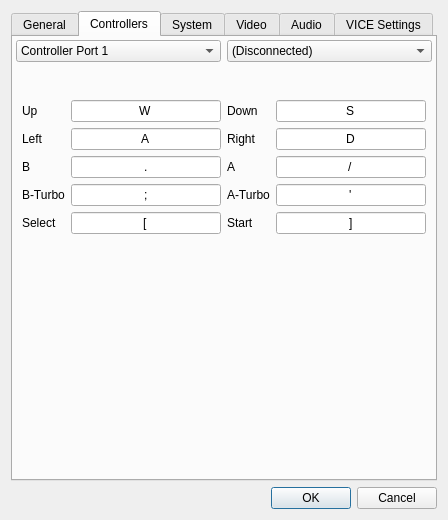
<?xml version="1.0" encoding="UTF-8"?>
<ui version="4.0">
 <class>EmulatorPrefsDialog</class>
 <widget class="QDialog" name="EmulatorPrefsDialog">
  <property name="geometry">
   <rect>
    <x>0</x>
    <y>0</y>
    <width>448</width>
    <height>506</height>
   </rect>
  </property>
  <property name="windowTitle">
   <string>Emulator Preferences</string>
  </property>
  <layout class="QGridLayout" name="gridLayout_8">
   <item row="0" column="0">
    <widget class="QTabWidget" name="tabWidget">
     <property name="currentIndex">
      <number>1</number>
     </property>
     <widget class="QWidget" name="general">
      <attribute name="title">
       <string>General</string>
      </attribute>
      <layout class="QFormLayout" name="formLayout_4">
       <item row="0" column="0">
        <widget class="QCheckBox" name="pauseOnTaskSwitch">
         <property name="text">
          <string>Pause emulation on task switch</string>
         </property>
        </widget>
       </item>
      </layout>
     </widget>
     <widget class="QWidget" name="nescontrollers">
      <attribute name="title">
       <string>Controllers</string>
      </attribute>
      <layout class="QVBoxLayout" name="verticalLayout_3">
       <property name="margin">
        <number>0</number>
       </property>
       <item>
        <layout class="QHBoxLayout" name="horizontalLayout">
         <property name="margin">
          <number>3</number>
         </property>
         <item>
          <widget class="QComboBox" name="controllerPortComboBox">
           <property name="editable">
            <bool>false</bool>
           </property>
           <item>
            <property name="text">
             <string>Controller Port 1</string>
            </property>
           </item>
           <item>
            <property name="text">
             <string>Controller Port 2</string>
            </property>
           </item>
          </widget>
         </item>
         <item>
          <widget class="QComboBox" name="controllerTypeComboBox">
           <item>
            <property name="text">
             <string>(Disconnected)</string>
            </property>
           </item>
           <item>
            <property name="text">
             <string>Standard Controller</string>
            </property>
           </item>
           <item>
            <property name="text">
             <string>Turbo Controller</string>
            </property>
           </item>
           <item>
            <property name="text">
             <string>Zapper</string>
            </property>
           </item>
           <item>
            <property name="text">
             <string>Vaus (Arkanoid)</string>
            </property>
           </item>
          </widget>
         </item>
        </layout>
       </item>
       <item>
        <widget class="QStackedWidget" name="controllerKeysStackedWidget">
         <property name="frameShape">
          <enum>QFrame::NoFrame</enum>
         </property>
         <property name="frameShadow">
          <enum>QFrame::Plain</enum>
         </property>
         <property name="currentIndex">
          <number>2</number>
         </property>
         <widget class="QWidget" name="noControllerPage"/>
         <widget class="QWidget" name="standardControllerPage">
          <layout class="QVBoxLayout" name="verticalLayout_4">
           <item>
            <widget class="QLabel" name="label">
             <property name="text">
              <string/>
             </property>
             <property name="pixmap">
              <pixmap resource="../resource.qrc">:/resources/controller.png</pixmap>
             </property>
             <property name="alignment">
              <set>Qt::AlignCenter</set>
             </property>
            </widget>
           </item>
           <item>
            <layout class="QGridLayout" name="gridLayout">
             <item row="0" column="0">
              <widget class="QLabel" name="label_2">
               <property name="text">
                <string>Up</string>
               </property>
              </widget>
             </item>
             <item row="0" column="1">
              <widget class="QKeymapItemEdit" name="upKeyStandard">
               <property name="text">
                <string>W</string>
               </property>
               <property name="frame">
                <bool>true</bool>
               </property>
               <property name="echoMode">
                <enum>QLineEdit::Normal</enum>
               </property>
               <property name="alignment">
                <set>Qt::AlignCenter</set>
               </property>
               <property name="readOnly">
                <bool>false</bool>
               </property>
              </widget>
             </item>
             <item row="0" column="2">
              <widget class="QLabel" name="label_3">
               <property name="text">
                <string>Down</string>
               </property>
              </widget>
             </item>
             <item row="0" column="3">
              <widget class="QKeymapItemEdit" name="downKeyStandard">
               <property name="text">
                <string>S</string>
               </property>
               <property name="frame">
                <bool>true</bool>
               </property>
               <property name="echoMode">
                <enum>QLineEdit::Normal</enum>
               </property>
               <property name="alignment">
                <set>Qt::AlignCenter</set>
               </property>
               <property name="readOnly">
                <bool>false</bool>
               </property>
              </widget>
             </item>
             <item row="1" column="0">
              <widget class="QLabel" name="label_4">
               <property name="text">
                <string>Left</string>
               </property>
              </widget>
             </item>
             <item row="1" column="1">
              <widget class="QKeymapItemEdit" name="leftKeyStandard">
               <property name="text">
                <string>A</string>
               </property>
               <property name="frame">
                <bool>true</bool>
               </property>
               <property name="echoMode">
                <enum>QLineEdit::Normal</enum>
               </property>
               <property name="alignment">
                <set>Qt::AlignCenter</set>
               </property>
               <property name="readOnly">
                <bool>false</bool>
               </property>
              </widget>
             </item>
             <item row="1" column="2">
              <widget class="QLabel" name="label_5">
               <property name="text">
                <string>Right</string>
               </property>
              </widget>
             </item>
             <item row="1" column="3">
              <widget class="QKeymapItemEdit" name="rightKeyStandard">
               <property name="text">
                <string>D</string>
               </property>
               <property name="frame">
                <bool>true</bool>
               </property>
               <property name="echoMode">
                <enum>QLineEdit::Normal</enum>
               </property>
               <property name="alignment">
                <set>Qt::AlignCenter</set>
               </property>
               <property name="readOnly">
                <bool>false</bool>
               </property>
              </widget>
             </item>
             <item row="2" column="1">
              <widget class="QKeymapItemEdit" name="bKeyStandard">
               <property name="text">
                <string>.</string>
               </property>
               <property name="frame">
                <bool>true</bool>
               </property>
               <property name="echoMode">
                <enum>QLineEdit::Normal</enum>
               </property>
               <property name="alignment">
                <set>Qt::AlignCenter</set>
               </property>
               <property name="readOnly">
                <bool>false</bool>
               </property>
              </widget>
             </item>
             <item row="2" column="3">
              <widget class="QKeymapItemEdit" name="aKeyStandard">
               <property name="text">
                <string>/</string>
               </property>
               <property name="frame">
                <bool>true</bool>
               </property>
               <property name="echoMode">
                <enum>QLineEdit::Normal</enum>
               </property>
               <property name="alignment">
                <set>Qt::AlignCenter</set>
               </property>
               <property name="readOnly">
                <bool>false</bool>
               </property>
              </widget>
             </item>
             <item row="2" column="0">
              <widget class="QLabel" name="label_6">
               <property name="text">
                <string>B</string>
               </property>
              </widget>
             </item>
             <item row="2" column="2">
              <widget class="QLabel" name="label_7">
               <property name="text">
                <string>A</string>
               </property>
              </widget>
             </item>
             <item row="3" column="0">
              <widget class="QLabel" name="label_8">
               <property name="text">
                <string>Select</string>
               </property>
              </widget>
             </item>
             <item row="3" column="2">
              <widget class="QLabel" name="label_9">
               <property name="text">
                <string>Start</string>
               </property>
              </widget>
             </item>
             <item row="3" column="1">
              <widget class="QKeymapItemEdit" name="selectKeyStandard">
               <property name="text">
                <string>[</string>
               </property>
               <property name="frame">
                <bool>true</bool>
               </property>
               <property name="echoMode">
                <enum>QLineEdit::Normal</enum>
               </property>
               <property name="alignment">
                <set>Qt::AlignCenter</set>
               </property>
               <property name="readOnly">
                <bool>false</bool>
               </property>
              </widget>
             </item>
             <item row="3" column="3">
              <widget class="QKeymapItemEdit" name="startKeyStandard">
               <property name="text">
                <string>]</string>
               </property>
               <property name="frame">
                <bool>true</bool>
               </property>
               <property name="echoMode">
                <enum>QLineEdit::Normal</enum>
               </property>
               <property name="alignment">
                <set>Qt::AlignCenter</set>
               </property>
               <property name="readOnly">
                <bool>false</bool>
               </property>
              </widget>
             </item>
            </layout>
           </item>
           <item>
            <spacer name="verticalSpacer">
             <property name="orientation">
              <enum>Qt::Vertical</enum>
             </property>
             <property name="sizeHint" stdset="0">
              <size>
               <width>20</width>
               <height>40</height>
              </size>
             </property>
            </spacer>
           </item>
          </layout>
         </widget>
         <widget class="QWidget" name="turboControllerPage">
          <layout class="QGridLayout" name="gridLayout_28">
           <item row="0" column="0">
            <widget class="QLabel" name="label_22">
             <property name="text">
              <string/>
             </property>
             <property name="pixmap">
              <pixmap resource="../resource.qrc">:/resources/turbo_ver01_by_ogr.png</pixmap>
             </property>
            </widget>
           </item>
           <item row="1" column="0">
            <layout class="QGridLayout" name="gridLayout_27">
             <item row="0" column="0">
              <widget class="QLabel" name="label_45">
               <property name="text">
                <string>Up</string>
               </property>
              </widget>
             </item>
             <item row="0" column="1">
              <widget class="QKeymapItemEdit" name="upKeyTurbo">
               <property name="text">
                <string>W</string>
               </property>
               <property name="frame">
                <bool>true</bool>
               </property>
               <property name="echoMode">
                <enum>QLineEdit::Normal</enum>
               </property>
               <property name="alignment">
                <set>Qt::AlignCenter</set>
               </property>
               <property name="readOnly">
                <bool>false</bool>
               </property>
              </widget>
             </item>
             <item row="0" column="2">
              <widget class="QLabel" name="label_46">
               <property name="text">
                <string>Down</string>
               </property>
              </widget>
             </item>
             <item row="0" column="3">
              <widget class="QKeymapItemEdit" name="downKeyTurbo">
               <property name="text">
                <string>S</string>
               </property>
               <property name="frame">
                <bool>true</bool>
               </property>
               <property name="echoMode">
                <enum>QLineEdit::Normal</enum>
               </property>
               <property name="alignment">
                <set>Qt::AlignCenter</set>
               </property>
               <property name="readOnly">
                <bool>false</bool>
               </property>
              </widget>
             </item>
             <item row="1" column="0">
              <widget class="QLabel" name="label_47">
               <property name="text">
                <string>Left</string>
               </property>
              </widget>
             </item>
             <item row="1" column="1">
              <widget class="QKeymapItemEdit" name="leftKeyTurbo">
               <property name="text">
                <string>A</string>
               </property>
               <property name="frame">
                <bool>true</bool>
               </property>
               <property name="echoMode">
                <enum>QLineEdit::Normal</enum>
               </property>
               <property name="alignment">
                <set>Qt::AlignCenter</set>
               </property>
               <property name="readOnly">
                <bool>false</bool>
               </property>
              </widget>
             </item>
             <item row="1" column="2">
              <widget class="QLabel" name="label_48">
               <property name="text">
                <string>Right</string>
               </property>
              </widget>
             </item>
             <item row="1" column="3">
              <widget class="QKeymapItemEdit" name="rightKeyTurbo">
               <property name="text">
                <string>D</string>
               </property>
               <property name="frame">
                <bool>true</bool>
               </property>
               <property name="echoMode">
                <enum>QLineEdit::Normal</enum>
               </property>
               <property name="alignment">
                <set>Qt::AlignCenter</set>
               </property>
               <property name="readOnly">
                <bool>false</bool>
               </property>
              </widget>
             </item>
             <item row="2" column="1">
              <widget class="QKeymapItemEdit" name="bKeyTurbo">
               <property name="text">
                <string>.</string>
               </property>
               <property name="frame">
                <bool>true</bool>
               </property>
               <property name="echoMode">
                <enum>QLineEdit::Normal</enum>
               </property>
               <property name="alignment">
                <set>Qt::AlignCenter</set>
               </property>
               <property name="readOnly">
                <bool>false</bool>
               </property>
              </widget>
             </item>
             <item row="2" column="3">
              <widget class="QKeymapItemEdit" name="aKeyTurbo">
               <property name="text">
                <string>/</string>
               </property>
               <property name="frame">
                <bool>true</bool>
               </property>
               <property name="echoMode">
                <enum>QLineEdit::Normal</enum>
               </property>
               <property name="alignment">
                <set>Qt::AlignCenter</set>
               </property>
               <property name="readOnly">
                <bool>false</bool>
               </property>
              </widget>
             </item>
             <item row="2" column="0">
              <widget class="QLabel" name="label_49">
               <property name="text">
                <string>B</string>
               </property>
              </widget>
             </item>
             <item row="2" column="2">
              <widget class="QLabel" name="label_50">
               <property name="text">
                <string>A</string>
               </property>
              </widget>
             </item>
             <item row="3" column="0">
              <widget class="QLabel" name="label_51">
               <property name="text">
                <string>B-Turbo</string>
               </property>
              </widget>
             </item>
             <item row="3" column="2">
              <widget class="QLabel" name="label_52">
               <property name="text">
                <string>A-Turbo</string>
               </property>
              </widget>
             </item>
             <item row="4" column="0">
              <widget class="QLabel" name="label_53">
               <property name="text">
                <string>Select</string>
               </property>
              </widget>
             </item>
             <item row="4" column="1">
              <widget class="QKeymapItemEdit" name="selectKeyTurbo">
               <property name="text">
                <string>[</string>
               </property>
               <property name="frame">
                <bool>true</bool>
               </property>
               <property name="echoMode">
                <enum>QLineEdit::Normal</enum>
               </property>
               <property name="alignment">
                <set>Qt::AlignCenter</set>
               </property>
               <property name="readOnly">
                <bool>false</bool>
               </property>
              </widget>
             </item>
             <item row="4" column="3">
              <widget class="QKeymapItemEdit" name="startKeyTurbo">
               <property name="text">
                <string>]</string>
               </property>
               <property name="frame">
                <bool>true</bool>
               </property>
               <property name="echoMode">
                <enum>QLineEdit::Normal</enum>
               </property>
               <property name="alignment">
                <set>Qt::AlignCenter</set>
               </property>
               <property name="readOnly">
                <bool>false</bool>
               </property>
              </widget>
             </item>
             <item row="4" column="2">
              <widget class="QLabel" name="label_54">
               <property name="text">
                <string>Start</string>
               </property>
              </widget>
             </item>
             <item row="3" column="1">
              <widget class="QKeymapItemEdit" name="bTurboKeyTurbo">
               <property name="text">
                <string>;</string>
               </property>
               <property name="frame">
                <bool>true</bool>
               </property>
               <property name="echoMode">
                <enum>QLineEdit::Normal</enum>
               </property>
               <property name="alignment">
                <set>Qt::AlignCenter</set>
               </property>
               <property name="readOnly">
                <bool>false</bool>
               </property>
              </widget>
             </item>
             <item row="3" column="3">
              <widget class="QKeymapItemEdit" name="aTurboKeyTurbo">
               <property name="text">
                <string>'</string>
               </property>
               <property name="frame">
                <bool>true</bool>
               </property>
               <property name="echoMode">
                <enum>QLineEdit::Normal</enum>
               </property>
               <property name="alignment">
                <set>Qt::AlignCenter</set>
               </property>
               <property name="readOnly">
                <bool>false</bool>
               </property>
              </widget>
             </item>
            </layout>
           </item>
           <item row="2" column="0">
            <spacer name="verticalSpacer_5">
             <property name="orientation">
              <enum>Qt::Vertical</enum>
             </property>
             <property name="sizeHint" stdset="0">
              <size>
               <width>20</width>
               <height>40</height>
              </size>
             </property>
            </spacer>
           </item>
          </layout>
         </widget>
         <widget class="QWidget" name="zapperPage">
          <layout class="QGridLayout" name="gridLayout_12">
           <item row="0" column="0">
            <layout class="QHBoxLayout" name="horizontalLayout_3"/>
           </item>
           <item row="2" column="0">
            <layout class="QGridLayout" name="gridLayout_10">
             <item row="0" column="0">
              <widget class="QGroupBox" name="groupBox_5">
               <property name="title">
                <string>Trigger</string>
               </property>
               <layout class="QGridLayout" name="gridLayout_11">
                <item row="0" column="0">
                 <widget class="QLabel" name="label_21">
                  <property name="text">
                   <string>Key</string>
                  </property>
                 </widget>
                </item>
                <item row="0" column="1">
                 <widget class="QKeymapItemEdit" name="triggerKeyZapper">
                  <property name="text">
                   <string/>
                  </property>
                  <property name="frame">
                   <bool>true</bool>
                  </property>
                  <property name="echoMode">
                   <enum>QLineEdit::Normal</enum>
                  </property>
                  <property name="alignment">
                   <set>Qt::AlignCenter</set>
                  </property>
                  <property name="readOnly">
                   <bool>false</bool>
                  </property>
                 </widget>
                </item>
                <item row="1" column="0" colspan="2">
                 <widget class="QCheckBox" name="mouseFiresZapper">
                  <property name="text">
                   <string>Mouse Buttons</string>
                  </property>
                 </widget>
                </item>
               </layout>
              </widget>
             </item>
            </layout>
           </item>
           <item row="1" column="0">
            <spacer name="verticalSpacer_2">
             <property name="orientation">
              <enum>Qt::Vertical</enum>
             </property>
             <property name="sizeHint" stdset="0">
              <size>
               <width>20</width>
               <height>40</height>
              </size>
             </property>
            </spacer>
           </item>
          </layout>
         </widget>
         <widget class="QWidget" name="vausPage">
          <layout class="QGridLayout" name="gridLayout_9">
           <item row="0" column="0">
            <layout class="QGridLayout" name="gridLayout_15">
             <item row="0" column="0" rowspan="3">
              <widget class="QLabel" name="label_17">
               <property name="text">
                <string/>
               </property>
               <property name="pixmap">
                <pixmap resource="../resource.qrc">:/resources/vaus.png</pixmap>
               </property>
              </widget>
             </item>
             <item row="2" column="1">
              <widget class="QGroupBox" name="groupBox_3">
               <property name="title">
                <string>Trigger</string>
               </property>
               <layout class="QGridLayout" name="gridLayout_6">
                <item row="0" column="0">
                 <widget class="QLabel" name="label_18">
                  <property name="text">
                   <string>Key</string>
                  </property>
                 </widget>
                </item>
                <item row="0" column="1">
                 <widget class="QKeymapItemEdit" name="triggerKeyVaus">
                  <property name="text">
                   <string/>
                  </property>
                  <property name="frame">
                   <bool>true</bool>
                  </property>
                  <property name="echoMode">
                   <enum>QLineEdit::Normal</enum>
                  </property>
                  <property name="alignment">
                   <set>Qt::AlignCenter</set>
                  </property>
                  <property name="readOnly">
                   <bool>false</bool>
                  </property>
                 </widget>
                </item>
                <item row="1" column="0" colspan="2">
                 <widget class="QCheckBox" name="mouseFiresVaus">
                  <property name="text">
                   <string>Mouse Buttons</string>
                  </property>
                 </widget>
                </item>
               </layout>
              </widget>
             </item>
             <item row="0" column="1">
              <widget class="QGroupBox" name="groupBox_4">
               <property name="title">
                <string>Knob</string>
               </property>
               <layout class="QGridLayout" name="gridLayout_7">
                <item row="0" column="0" colspan="2">
                 <widget class="QLabel" name="label_19">
                  <property name="text">
                   <string>Counter-clockwise</string>
                  </property>
                 </widget>
                </item>
                <item row="0" column="2">
                 <widget class="QKeymapItemEdit" name="ccwKeyVaus">
                  <property name="text">
                   <string/>
                  </property>
                  <property name="frame">
                   <bool>true</bool>
                  </property>
                  <property name="echoMode">
                   <enum>QLineEdit::Normal</enum>
                  </property>
                  <property name="alignment">
                   <set>Qt::AlignCenter</set>
                  </property>
                  <property name="readOnly">
                   <bool>false</bool>
                  </property>
                 </widget>
                </item>
                <item row="1" column="0" rowspan="2" colspan="2">
                 <widget class="QLabel" name="label_20">
                  <property name="text">
                   <string>Clockwise</string>
                  </property>
                 </widget>
                </item>
                <item row="1" column="2" rowspan="2">
                 <widget class="QKeymapItemEdit" name="cwKeyVaus">
                  <property name="text">
                   <string/>
                  </property>
                  <property name="frame">
                   <bool>true</bool>
                  </property>
                  <property name="echoMode">
                   <enum>QLineEdit::Normal</enum>
                  </property>
                  <property name="alignment">
                   <set>Qt::AlignCenter</set>
                  </property>
                  <property name="readOnly">
                   <bool>false</bool>
                  </property>
                 </widget>
                </item>
                <item row="3" column="0" colspan="3">
                 <widget class="QCheckBox" name="mouseMovesVaus">
                  <property name="text">
                   <string>Mouse Movements</string>
                  </property>
                 </widget>
                </item>
               </layout>
              </widget>
             </item>
             <item row="1" column="1">
              <widget class="QGroupBox" name="groupBox_6">
               <property name="title">
                <string>Trim Pot</string>
               </property>
               <layout class="QGridLayout" name="gridLayout_13">
                <item row="0" column="0">
                 <widget class="QDial" name="trimPotVaus">
                  <property name="minimum">
                   <number>13</number>
                  </property>
                  <property name="maximum">
                   <number>92</number>
                  </property>
                  <property name="orientation">
                   <enum>Qt::Horizontal</enum>
                  </property>
                  <property name="invertedAppearance">
                   <bool>false</bool>
                  </property>
                  <property name="invertedControls">
                   <bool>false</bool>
                  </property>
                  <property name="wrapping">
                   <bool>false</bool>
                  </property>
                  <property name="notchesVisible">
                   <bool>true</bool>
                  </property>
                 </widget>
                </item>
                <item row="1" column="0">
                 <widget class="QLineEdit" name="trimPotValueVaus"/>
                </item>
               </layout>
              </widget>
             </item>
            </layout>
           </item>
          </layout>
         </widget>
        </widget>
       </item>
      </layout>
     </widget>
     <widget class="QWidget" name="nessystem">
      <attribute name="title">
       <string>System</string>
      </attribute>
      <layout class="QFormLayout" name="formLayout">
       <item row="0" column="0">
        <widget class="QLabel" name="label_10">
         <property name="text">
          <string>TV Standard:</string>
         </property>
        </widget>
       </item>
       <item row="0" column="1">
        <widget class="QComboBox" name="tvStandard">
         <item>
          <property name="text">
           <string>NTSC</string>
          </property>
         </item>
         <item>
          <property name="text">
           <string>PAL</string>
          </property>
         </item>
         <item>
          <property name="text">
           <string>Dendy</string>
          </property>
         </item>
        </widget>
       </item>
       <item row="1" column="0" colspan="2">
        <widget class="QCheckBox" name="pauseOnKIL">
         <property name="text">
          <string>Pause emulator on KIL opcodes</string>
         </property>
        </widget>
       </item>
      </layout>
     </widget>
     <widget class="QWidget" name="nesvideo">
      <attribute name="title">
       <string>Video</string>
      </attribute>
      <layout class="QFormLayout" name="formLayout_2">
       <item row="0" column="0">
        <widget class="QLabel" name="label_16">
         <property name="text">
          <string>Window Integer Scaling Factor:</string>
         </property>
        </widget>
       </item>
       <item row="0" column="1">
        <widget class="QComboBox" name="scalingFactor">
         <item>
          <property name="text">
           <string>1x</string>
          </property>
         </item>
         <item>
          <property name="text">
           <string>1.5x</string>
          </property>
         </item>
         <item>
          <property name="text">
           <string>2x</string>
          </property>
         </item>
         <item>
          <property name="text">
           <string>2.5x</string>
          </property>
         </item>
         <item>
          <property name="text">
           <string>3x</string>
          </property>
         </item>
        </widget>
       </item>
       <item row="1" column="0" colspan="2">
        <widget class="QCheckBox" name="linearInterpolation">
         <property name="text">
          <string>Linear Interpolation</string>
         </property>
        </widget>
       </item>
       <item row="2" column="0" colspan="2">
        <widget class="QCheckBox" name="aspect43">
         <property name="text">
          <string>4:3 Aspect</string>
         </property>
        </widget>
       </item>
      </layout>
     </widget>
     <widget class="QWidget" name="nessound">
      <attribute name="title">
       <string>Audio</string>
      </attribute>
      <layout class="QGridLayout" name="gridLayout_2">
       <item row="0" column="0" colspan="2">
        <widget class="QGroupBox" name="groupBox">
         <property name="title">
          <string>Channel Enables</string>
         </property>
         <layout class="QGridLayout" name="gridLayout_3">
          <item row="0" column="0">
           <widget class="QCheckBox" name="square1">
            <property name="text">
             <string>Square 1</string>
            </property>
           </widget>
          </item>
          <item row="0" column="1">
           <widget class="QCheckBox" name="square2">
            <property name="text">
             <string>Square 2</string>
            </property>
           </widget>
          </item>
          <item row="0" column="2">
           <widget class="QCheckBox" name="triangle">
            <property name="text">
             <string>Triangle</string>
            </property>
           </widget>
          </item>
          <item row="0" column="3">
           <widget class="QCheckBox" name="noise">
            <property name="text">
             <string>Noise</string>
            </property>
           </widget>
          </item>
          <item row="0" column="4">
           <widget class="QCheckBox" name="dmc">
            <property name="text">
             <string>DMC</string>
            </property>
           </widget>
          </item>
         </layout>
        </widget>
       </item>
       <item row="1" column="0" colspan="2">
        <widget class="QGroupBox" name="groupBox_2">
         <property name="title">
          <string>Equalizer</string>
         </property>
         <layout class="QGridLayout" name="gridLayout_4">
          <item row="1" column="0">
           <widget class="QSlider" name="square1Eq">
            <property name="maximum">
             <number>100</number>
            </property>
            <property name="sliderPosition">
             <number>50</number>
            </property>
            <property name="orientation">
             <enum>Qt::Vertical</enum>
            </property>
            <property name="tickPosition">
             <enum>QSlider::TicksBothSides</enum>
            </property>
            <property name="tickInterval">
             <number>50</number>
            </property>
           </widget>
          </item>
          <item row="1" column="1">
           <widget class="QSlider" name="square2Eq">
            <property name="maximum">
             <number>100</number>
            </property>
            <property name="value">
             <number>50</number>
            </property>
            <property name="orientation">
             <enum>Qt::Vertical</enum>
            </property>
            <property name="tickPosition">
             <enum>QSlider::TicksBothSides</enum>
            </property>
            <property name="tickInterval">
             <number>50</number>
            </property>
           </widget>
          </item>
          <item row="1" column="2">
           <widget class="QSlider" name="triangleEq">
            <property name="maximum">
             <number>100</number>
            </property>
            <property name="value">
             <number>50</number>
            </property>
            <property name="orientation">
             <enum>Qt::Vertical</enum>
            </property>
            <property name="tickPosition">
             <enum>QSlider::TicksBothSides</enum>
            </property>
            <property name="tickInterval">
             <number>50</number>
            </property>
           </widget>
          </item>
          <item row="1" column="3">
           <widget class="QSlider" name="noiseEq">
            <property name="maximum">
             <number>100</number>
            </property>
            <property name="value">
             <number>50</number>
            </property>
            <property name="orientation">
             <enum>Qt::Vertical</enum>
            </property>
            <property name="tickPosition">
             <enum>QSlider::TicksBothSides</enum>
            </property>
            <property name="tickInterval">
             <number>50</number>
            </property>
           </widget>
          </item>
          <item row="1" column="4">
           <widget class="QSlider" name="dmcEq">
            <property name="maximum">
             <number>100</number>
            </property>
            <property name="value">
             <number>50</number>
            </property>
            <property name="orientation">
             <enum>Qt::Vertical</enum>
            </property>
            <property name="tickPosition">
             <enum>QSlider::TicksBothSides</enum>
            </property>
            <property name="tickInterval">
             <number>50</number>
            </property>
           </widget>
          </item>
          <item row="0" column="0">
           <widget class="QLabel" name="label_11">
            <property name="text">
             <string>Square 1</string>
            </property>
           </widget>
          </item>
          <item row="0" column="1">
           <widget class="QLabel" name="label_12">
            <property name="text">
             <string>Square 2</string>
            </property>
           </widget>
          </item>
          <item row="0" column="2">
           <widget class="QLabel" name="label_13">
            <property name="text">
             <string>Triangle</string>
            </property>
           </widget>
          </item>
          <item row="0" column="3">
           <widget class="QLabel" name="label_14">
            <property name="text">
             <string>Noise</string>
            </property>
           </widget>
          </item>
          <item row="0" column="4">
           <widget class="QLabel" name="label_15">
            <property name="text">
             <string>DMC</string>
            </property>
           </widget>
          </item>
         </layout>
        </widget>
       </item>
      </layout>
     </widget>
     <widget class="QWidget" name="c64vice">
      <attribute name="title">
       <string>VICE Settings</string>
      </attribute>
      <layout class="QGridLayout" name="gridLayout_14">
       <item row="1" column="0">
        <layout class="QFormLayout" name="formLayout_3">
         <property name="topMargin">
          <number>0</number>
         </property>
         <property name="rightMargin">
          <number>0</number>
         </property>
         <item row="1" column="0">
          <widget class="QLabel" name="label_31">
           <property name="text">
            <string>VICE Remote Monitor Port:</string>
           </property>
          </widget>
         </item>
         <item row="1" column="1">
          <widget class="QLineEdit" name="viceC64MonitorPort"/>
         </item>
         <item row="2" column="0">
          <widget class="QLabel" name="label_22">
           <property name="text">
            <string>Other VICE command line options:</string>
           </property>
          </widget>
         </item>
         <item row="4" column="0" colspan="2">
          <widget class="QTextEdit" name="viceOptions"/>
         </item>
         <item row="0" column="0">
          <widget class="QLabel" name="label_23">
           <property name="text">
            <string>VICE Remote Monitor IP Address:</string>
           </property>
          </widget>
         </item>
         <item row="0" column="1">
          <widget class="QLineEdit" name="viceC64MonitorIPAddress">
           <property name="readOnly">
            <bool>true</bool>
           </property>
          </widget>
         </item>
        </layout>
       </item>
       <item row="0" column="0">
        <widget class="QGroupBox" name="groupBox_11">
         <property name="title">
          <string>VICE Commodore 64 Executable Path</string>
         </property>
         <layout class="QHBoxLayout" name="horizontalLayout_9">
          <item>
           <widget class="QLineEdit" name="viceC64Executable">
            <property name="readOnly">
             <bool>false</bool>
            </property>
           </widget>
          </item>
          <item>
           <widget class="QPushButton" name="viceC64Browse">
            <property name="text">
             <string>Browse...</string>
            </property>
            <property name="icon">
             <iconset>
              <normaloff>:/resources/document-open.png</normaloff>:/resources/document-open.png</iconset>
            </property>
           </widget>
          </item>
         </layout>
        </widget>
       </item>
       <item row="5" column="0">
        <spacer name="verticalSpacer_7">
         <property name="orientation">
          <enum>Qt::Vertical</enum>
         </property>
         <property name="sizeHint" stdset="0">
          <size>
           <width>20</width>
           <height>195</height>
          </size>
         </property>
        </spacer>
       </item>
       <item row="2" column="0">
        <widget class="QGroupBox" name="groupBox_7">
         <property name="title">
          <string>Kernal ROM</string>
         </property>
         <layout class="QHBoxLayout" name="horizontalLayout_4">
          <item>
           <widget class="QLineEdit" name="c64KernalROM"/>
          </item>
          <item>
           <widget class="QPushButton" name="c64KernalROMBrowse">
            <property name="text">
             <string>Browse...</string>
            </property>
            <property name="icon">
             <iconset>
              <normaloff>:/resources/document-open.png</normaloff>:/resources/document-open.png</iconset>
            </property>
           </widget>
          </item>
         </layout>
        </widget>
       </item>
       <item row="3" column="0">
        <widget class="QGroupBox" name="groupBox_8">
         <property name="title">
          <string>BASIC ROM</string>
         </property>
         <layout class="QHBoxLayout" name="horizontalLayout_5">
          <item>
           <widget class="QLineEdit" name="c64BasicROM"/>
          </item>
          <item>
           <widget class="QPushButton" name="c64BasicROMBrowse">
            <property name="text">
             <string>Browse...</string>
            </property>
            <property name="icon">
             <iconset>
              <normaloff>:/resources/document-open.png</normaloff>:/resources/document-open.png</iconset>
            </property>
           </widget>
          </item>
         </layout>
        </widget>
       </item>
       <item row="4" column="0">
        <widget class="QGroupBox" name="groupBox_9">
         <property name="title">
          <string>Character ROM</string>
         </property>
         <layout class="QHBoxLayout" name="horizontalLayout_6">
          <item>
           <widget class="QLineEdit" name="c64CharROM"/>
          </item>
          <item>
           <widget class="QPushButton" name="c64CharROMBrowse">
            <property name="text">
             <string>Browse...</string>
            </property>
            <property name="icon">
             <iconset>
              <normaloff>:/resources/document-open.png</normaloff>:/resources/document-open.png</iconset>
            </property>
           </widget>
          </item>
         </layout>
        </widget>
       </item>
      </layout>
     </widget>
    </widget>
   </item>
   <item row="1" column="0">
    <widget class="QDialogButtonBox" name="buttonBox">
     <property name="orientation">
      <enum>Qt::Horizontal</enum>
     </property>
     <property name="standardButtons">
      <set>QDialogButtonBox::Cancel|QDialogButtonBox::Ok</set>
     </property>
    </widget>
   </item>
  </layout>
 </widget>
 <customwidgets>
  <customwidget>
   <class>QKeymapItemEdit</class>
   <extends>QLineEdit</extends>
   <header location="global">qkeymapitemedit.h</header>
  </customwidget>
 </customwidgets>
 <resources>
  <include location="../resource.qrc"/>
 </resources>
 <connections>
  <connection>
   <sender>buttonBox</sender>
   <signal>accepted()</signal>
   <receiver>EmulatorPrefsDialog</receiver>
   <slot>accept()</slot>
   <hints>
    <hint type="sourcelabel">
     <x>248</x>
     <y>254</y>
    </hint>
    <hint type="destinationlabel">
     <x>157</x>
     <y>274</y>
    </hint>
   </hints>
  </connection>
  <connection>
   <sender>buttonBox</sender>
   <signal>rejected()</signal>
   <receiver>EmulatorPrefsDialog</receiver>
   <slot>reject()</slot>
   <hints>
    <hint type="sourcelabel">
     <x>316</x>
     <y>260</y>
    </hint>
    <hint type="destinationlabel">
     <x>286</x>
     <y>274</y>
    </hint>
   </hints>
  </connection>
 </connections>
</ui>
